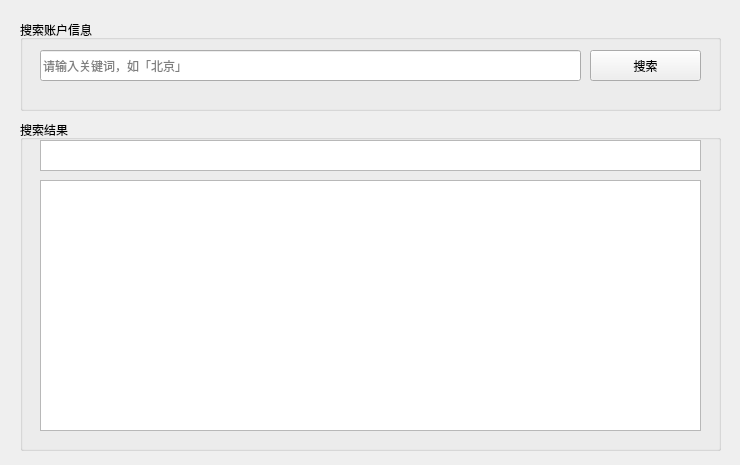
<?xml version="1.0" encoding="UTF-8"?>
<ui version="4.0">
 <class>Form</class>
 <widget class="QWidget" name="Form">
  <property name="geometry">
   <rect>
    <x>0</x>
    <y>0</y>
    <width>740</width>
    <height>465</height>
   </rect>
  </property>
  <property name="windowTitle">
   <string>BAMS</string>
  </property>
  <widget class="QGroupBox" name="gbSearch">
   <property name="geometry">
    <rect>
     <x>20</x>
     <y>20</y>
     <width>701</width>
     <height>91</height>
    </rect>
   </property>
   <property name="styleSheet">
    <string notr="true"/>
   </property>
   <property name="title">
    <string>搜索账户信息</string>
   </property>
   <widget class="QLineEdit" name="leSearch">
    <property name="geometry">
     <rect>
      <x>20</x>
      <y>30</y>
      <width>541</width>
      <height>31</height>
     </rect>
    </property>
    <property name="toolTip">
     <string/>
    </property>
    <property name="styleSheet">
     <string notr="true">background-image: url(&quot;resources/search_bg.png&quot;);
background-repeat: no-repeat;
background-position: center right;
padding-right: 17px;</string>
    </property>
    <property name="text">
     <string/>
    </property>
    <property name="placeholderText">
     <string>请输入关键词，如「北京」</string>
    </property>
   </widget>
   <widget class="QPushButton" name="pbSearch">
    <property name="geometry">
     <rect>
      <x>570</x>
      <y>30</y>
      <width>111</width>
      <height>31</height>
     </rect>
    </property>
    <property name="text">
     <string>搜索</string>
    </property>
   </widget>
  </widget>
  <widget class="QGroupBox" name="gbResult">
   <property name="geometry">
    <rect>
     <x>20</x>
     <y>120</y>
     <width>701</width>
     <height>331</height>
    </rect>
   </property>
   <property name="title">
    <string>搜索结果</string>
   </property>
   <widget class="QListWidget" name="lwResult">
    <property name="geometry">
     <rect>
      <x>20</x>
      <y>60</y>
      <width>661</width>
      <height>251</height>
     </rect>
    </property>
    <property name="styleSheet">
     <string notr="true">font: 10pt &quot;新宋体&quot;;</string>
    </property>
   </widget>
   <widget class="QTableWidget" name="twResult">
    <property name="geometry">
     <rect>
      <x>20</x>
      <y>20</y>
      <width>661</width>
      <height>31</height>
     </rect>
    </property>
   </widget>
  </widget>
 </widget>
 <resources/>
 <connections/>
</ui>
